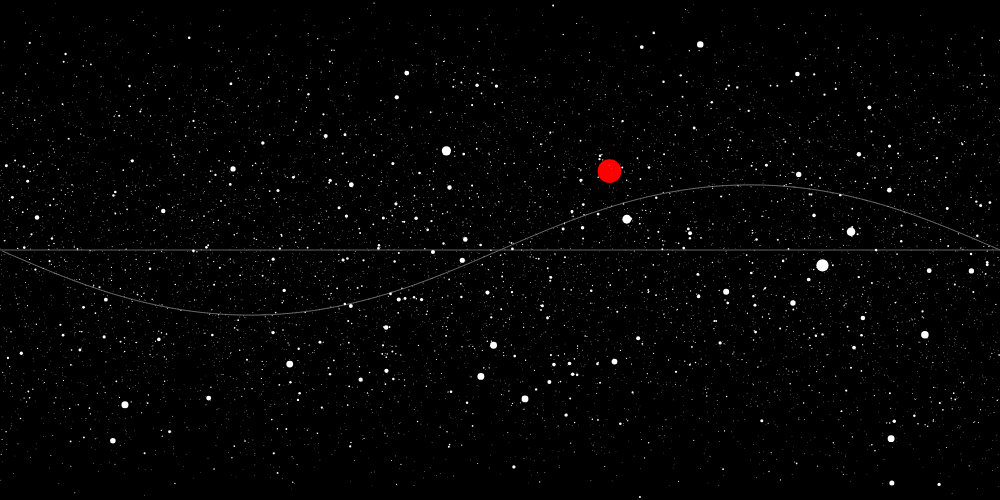
Frame 1 (no input)
Frame 2 (the mouse pressed at the canvas centre, redrawn once): identical to frame 1, image omitted

The p5.js sketch that drew this single still picture (run headless with seeded random() and noise() and a simulated clock; the mouse was pressed at the canvas centre and the sketch redrawn once):

// p5.js sketch
// ── sketch.js
function setup() {
  createCanvas(1000, 500);
}

var bias = 0;
var num_stars = 9000;
var seeds = [0, 0, 0];
var precession = 0;
var show_ecliptic = true;
var show_equator = true;
var axial_tilt = 23.44 * Math.PI / 180;

function draw() {
  background(0);
  
  strokeWeight(1);
  stroke(100);
  if (show_equator) {
    line(0, height/2, width, height/2);
  }
  if (show_ecliptic) {
    let ecliptic = [];
    for (let i = 0; i < 360; i++) {
      let l = i * Math.PI / 180;
      let x = Math.cos(l);
      let y = Math.cos(axial_tilt) * Math.sin(l);
      let ra = Math.atan2(y, x) / (Math.PI * 2);
      if (ra < 0) {
        ra += 1;
      }
      let d = Math.asin(Math.sin(axial_tilt) * Math.sin(l)) / (Math.PI / 2);
      ecliptic.push([-1 * ra * width + width, ((-1 * d) / 2 + 0.5) * height]);
    }
    for (let i = 1; i < ecliptic.length; i++) {
      line(ecliptic[i][0], ecliptic[i][1], ecliptic[i - 1][0], ecliptic[i - 1][1]);
    }
  }

  for (let i = 0; i < seeds.length; i++) {
    if(seeds[i] == 0) {
      seeds[i] = Math.floor(Math.random() * Math.pow(2, 31)) * 2 - 1;
    }
  }
  
  let LONG_list = convert_random_to_long(list_prng(seeds[0], num_stars));
  let LAT_list = convert_random_to_lat(list_prng(seeds[1], num_stars));
  let MAG_list = convert_random_to_mag(list_prng(seeds[2], num_stars));
  
  let RA_list = [];
  let DEC_list = [];
  
  let brightest = brightest_star(LONG_list, LAT_list, MAG_list);
  

  for (let i = 0; i < num_stars; i++) {
    if (RA_list.length < num_stars) {
      let longitude = LONG_list[i] * 2 * Math.PI;
      let latitude = LAT_list[i] * Math.PI / 2;

      let x = Math.cos(latitude) * Math.cos(longitude);
      let y = Math.cos(axial_tilt) * Math.cos(latitude) * Math.sin(longitude) - Math.sin(axial_tilt) * Math.sin(latitude);
      let z = Math.sin(axial_tilt) * Math.cos(latitude) * Math.sin(longitude) + Math.cos(axial_tilt) * Math.sin(latitude);

      let ra = Math.atan2(y, x) / (Math.PI * 2);
      if (ra < 0) {
          ra += 1;
        }
      let d = Math.asin(z) / (Math.PI / 2);

      RA_list.push(ra);
      DEC_list.push(d);
    }
    
    let eq_x = -1 * RA_list[i] * width + width;
    let eq_y = ((-1 * DEC_list[i]) / 2 + 0.5) * height;
    let r = 10 * Math.pow(Math.pow(Math.pow(100, 0.2), -MAG_list[i]), 0.5);
    strokeWeight(r);
    stroke(255);
    if(i == brightest[3]) {
      stroke(255, 0, 0);
    }
    point(eq_x, eq_y);
  }
  
  let stats_array = create_stats_array(MAG_list);
  for (let i = 0; i < stats_array.length; i++) {
    console.log(stats_array[i]);
  }
  console.log(brightest_star(RA_list, DEC_list, MAG_list));
  console.log(seeds, bias, num_stars, precession);
  noLoop();
}

function prng(seed) {
  return (seed * 1664525 + 1013904223) % 4294967296;
}

function list_prng(seed, count) {
  let s = seed;
  let array = [];
  for (let i = -100; i < count; i++) {
    let number = prng(s);
    if (i >= 0) {
      array.push(number / Math.pow(2, 32));
    }
    s = number;
  }
  return array;
}

function convert_random_to_long(array) {
  let result = [];
  for (let i = 0; i < array.length; i++) {
    result.push((array[i] + precession) % 1);
  }
  return result;
}

function convert_random_to_lat(array) {
  let result = [];
  for (let i = 0; i < array.length; i++) {
    result.push(Math.asin(array[i] * 2 - 1) / (Math.PI / 2));
  }
  return result;
}

function convert_random_to_mag(array) {
  let result = [];
  let a = 9574.12322978;
  let base = 3.27471 - bias;
  // CDF = base ^ (x - 6.5)
  let log_base = Math.log(base);
  for (let i = 0; i < array.length; i++) {
    let magnitude = Math.log(array[i]) / log_base + 6.5;
    result.push(magnitude);
  }
  return result;
}

function create_stats_array(array) {
  let stats = [[-6, 0], [-5, 0], [-4, 0], [-3, 0], [-2, 0], [-1, 0], [0, 0], [1, 0], [2, 0], [3, 0], [4, 0], [5, 0], [6, 0]]; 
  for (let i = 0; i < array.length; i++) {
    if (Math.floor(array[i]) + 6 < 0) {
      stats[0][1]++;
    } else {
      stats[Math.floor(array[i]) + 6][1]++;
    }
  }
  return stats;
}

function brightest_star(x, y, MAG) {
  let brightest_mag = 10;
  let brightest_index = 0;
  for (let i = 0; i < MAG.length; i++) {
    if (MAG[i] < brightest_mag) {
      brightest_index = i;
      brightest_mag = MAG[i];
    }
  }
  return [x[brightest_index] * 360, y[brightest_index] * 90, MAG[brightest_index], brightest_index];
}
